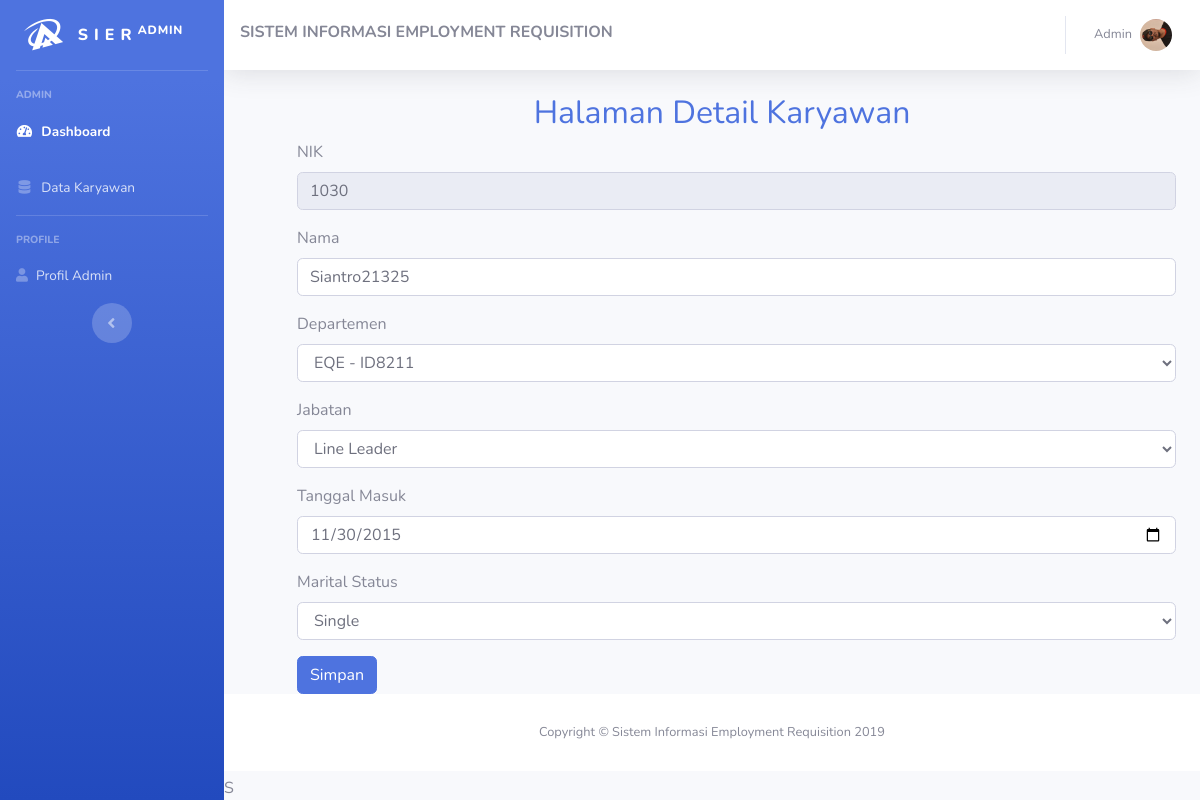
Page /admin/detail-karyawan.php?id=1030 (signed in) on the committed database.
### tables this page shows
CREATE TABLE `karyawan` (
  `id_karyawan` int(11) NOT NULL,
  `id_dept` int(11) DEFAULT NULL,
  `username` varchar(50) DEFAULT NULL,
  `password` varchar(50) DEFAULT NULL,
  `nama` varchar(50) DEFAULT NULL,
  `jabatan` int(11) DEFAULT NULL,
  `marital_status` int(11) DEFAULT NULL,
  `tanggal_masuk` date DEFAULT NULL,
  `jenis_kelamin` varchar(20) DEFAULT NULL,
  `status_karyawan` varchar(50) DEFAULT NULL,
  `tempat_lahir` varchar(50) DEFAULT NULL,
  `tanggal_lahir` date DEFAULT NULL,
  `alamat` text,
  `email` varchar(50) DEFAULT NULL,
  `no_telepon` varchar(20) DEFAULT NULL,
  `foto` varchar(200) DEFAULT NULL,
  `hak_akses` enum('admin','pic','manager','karyawan') DEFAULT NULL
);

### admin/detail-karyawan.php (the view, shortened to what this page needs)
<?php
include "../config/conn.php";
function selected($a1,$a2){
  if($a1==$a2){
    return "selected";
  }
}
$id = isset($_GET['id']) ? $_GET['id'] : '';
$stm2 = $pdo_conn->query(
                  "SELECT `id_karyawan`, `username`, `nama`, `jabatan`, `marital_status`,
                  `tanggal_masuk`,`jenis_kelamin`,`status_karyawan`,`tempat_lahir`,`tanggal_lahir`,
                  `alamat`,`email`,`no_telepon`,departemen.nama_dept,departemen.id_dept
                  FROM `karyawan`
                  JOIN departemen ON karyawan.id_dept = departemen.id_dept
                  WHERE karyawan.id_karyawan = '$id'");
$stmDep = $pdo_conn->prepare("SELECT * FROM `departemen`");
$stmDep->execute();
$rowsDepartemen = $stmDep->fetchAll(PDO::FETCH_ASSOC);
$stmJab = $pdo_conn->prepare("SELECT * FROM `jabatan`");
$stmJab->execute();
$rowsJabatan = $stmJab->fetchAll(PDO::FETCH_ASSOC);
$stmMar = $pdo_conn->prepare("SELECT * FROM `marital_status`");
$stmMar->execute();
$rowsMarital = $stmMar->fetchAll(PDO::FETCH_ASSOC);
?>
<!DOCTYPE html>
<html lang="en">
<head>
  <link href="../assets/vendor/fontawesome-free/css/all.min.css" rel="stylesheet" type="text/css">
  <link href="../assets/css/sb-admin-2.min.css" rel="stylesheet">
</head>
<body id="page-top">
  <div id="wrapper">
        <?php
        include "../components/sidebar.php";
        ?>
  <div id="content-wrapper" class="d-flex flex-column">
  <div id="content">
        <?php
        include "../components/navbar.php";
        ?>
  <center>
    <h2 style="margin-left: 20px" class="text-primary">Halaman Detail Karyawan</h2>
  </center>
  <div class="container-fluid"
       style=" display: flex; justify-content: center; align-items: center; ">
        <?php
        while ($row = $stm2->fetch()) {
        ?>
  <form style=" flex-grow: 1; margin-left: 49px;" method="post" action="../actions/update-karyawan-action.php?id=">
      <div class=" form-group">
        <label  required>NIK</label>
          <input readonly="" name="nik" type="text" class="form-control" value="<?= $row['id_karyawan'] ?>">
      </div>
      <div class="form-group">
        <label>Nama</label>
        <input name="nama" type="text" class="form-control" value="<?= $row['nama'] ?>">
      </div>
      <div class="form-group">
        <label for="departemen">Departemen</label>
        <select class="form-control" name='departemen'>
            <?php
              foreach ($rowsDepartemen as $rowDepartemen) {
                echo '<option '.selected($row['id_dept'],$rowDepartemen["id_dept"]).' value="' .
                $rowDepartemen["id_dept"] . '">' . $rowDepartemen["nama_dept"] . ' - ' .
                $rowDepartemen["cost_center"]  . '</option>';
              }
            ?>
        </select>
      </div>
      <div class="form-group">
        <label for="jabatan">Jabatan</label>
          <select class="form-control" name='jabatan'>
              <?php
                foreach ($rowsJabatan as $rowJabatan) {
                echo '<option '.selected($row['jabatan'],$rowJabatan['id_jabatan']).' value="' .
                $rowJabatan["id_jabatan"] . '">' . $rowJabatan["nama"] . '</option>';
                }
              ?>
          </select>
      </div>
      <div class="form-group">
        <label required>Tanggal Masuk</label>
        <input name="tgl_masuk" type="date" class="form-control" value="<?= $row['tanggal_masuk'] ?>">
      </div>
      <div class="form-group">
        <label for="marital_status">Marital Status</label>
        <select class="form-control" name='status'>
            <?php
            foreach ($rowsMarital as $rowMarital) {
              echo '<option '.selected($row['marital_status'],$rowMarital["id_marital"]).' value="' . $rowMarital["id_marital"] . '">' . $rowMarital["nama"] . '</option>';
            }
            ?>
        </select>
      </div>
        <button type="submit" class="btn btn-primary">Simpan</button>
  </form>
          <?php
          }
          ?>
  </div>
  </div>
  <footer class="sticky-footer bg-white">
    <div class="container my-auto">
      <div class="copyright text-center my-auto">
        <span>Copyright &copy; Sistem Informasi Employment Requisition 2019</span>
      </div>
    </div>
  </footer>
  </div>
  </div>S
</body>
</html>

### rows in the picture
karyawan: nik "1030", nama "Siantro21325", tgl_masuk "11/30/2015"

### other values in the picture
form field departemen "EQE - ID8211"
form field jabatan "Line Leader"
form field status "Single"
